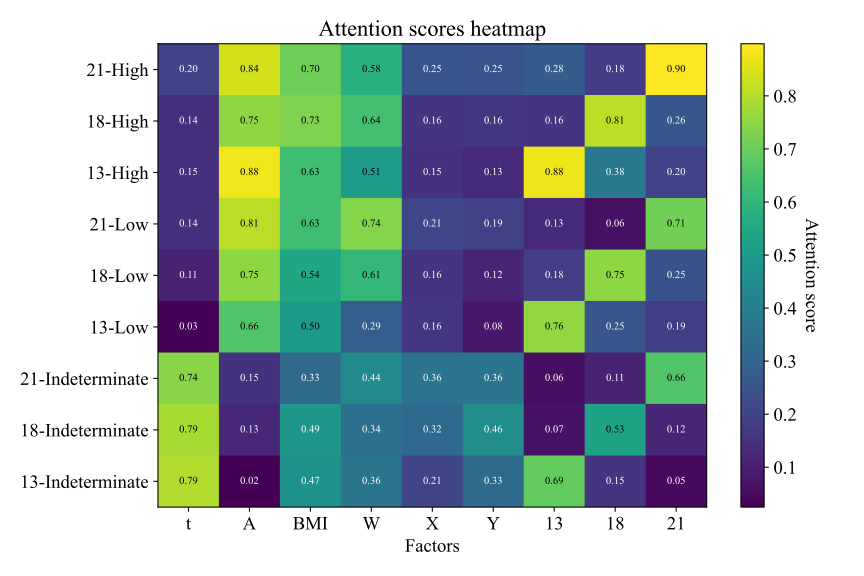

Write Python code to recreate this figure.
import pandas as pd
import matplotlib.pyplot as plt
import seaborn as sns
import numpy as np

# 设置图片清晰度和字体
import matplotlib.font_manager as fm
fm.fontManager.addfont('doc/font/times/times.ttf')
plt.rc('font',family='Times New Roman')
plt.rcParams.update({'font.size': 14})# 统一设置所有字体大小为14
plt.rcParams['figure.dpi'] = 400

x_labels=['t', 'A', 'BMI', 'W', 'X','Y', '13', '18', '21']
y_labels=['21-High', '18-High','13-High', '21-Low', '18-Low', '13-Low', '21-Indeterminate', '18-Indeterminate', '13-Indeterminate']

attn = [[0.200292,  0.838234,   0.704412,   0.57758,    0.251835,   0.249997,   0.28098,    0.179115,   0.898263,],
        [0.142023,  0.752699,   0.728459,   0.63879,    0.158695,   0.161776,   0.161308,   0.810829,   0.260542,],
        [0.146899,  0.878641,   0.63108,    0.50879,    0.148659,   0.12921,    0.876031,   0.378614,   0.201329,],
        [0.1426478, 0.807773,   0.630255,   0.73542,    0.210727,   0.192539,   0.13118,    0.063902,   0.713659,],
        [0.109087,  0.749373,   0.540387,   0.605064,   0.155677,   0.116206,   0.182462,   0.749639,   0.245263,],
        [0.032313,  0.659829,   0.500819,   0.285275,   0.162058,   0.081599,   0.756471,   0.254094,   0.187306,],
        [0.742023,  0.152699,   0.328459,   0.43879,    0.358695,   0.361776,   0.061308,   0.110829,   0.660542,],
        [0.785346,  0.12608,    0.487875,   0.344924,   0.323912,   0.455514,   0.068919,   0.53291,    0.119378,],
        [0.794946,  0.024857,   0.472794,   0.362546,   0.20587,    0.328415,   0.688675,   0.154815,   0.047081,]
        ]
attn = np.array(attn)

fig, ax = plt.subplots(figsize=(9, 6))
im = ax.imshow(attn, aspect='auto', interpolation='nearest', cmap='viridis')

# 设置坐标轴刻度与标签
ax.set_xticks(np.arange(len(x_labels)))
ax.set_yticks(np.arange(len(y_labels)))
ax.set_xticklabels(x_labels)
ax.set_yticklabels(y_labels)

# 旋转 x 标签，便于显示
# plt.setp(ax.get_xticklabels(), rotation=45, ha='right', rotation_mode='anchor')

# 在每个格子里注释数值（保留两位小数）
for i in range(attn.shape[0]):
    for j in range(attn.shape[1]):
        text = ax.text(j, i, f"{attn[i, j]:.2f}",
                       ha="center", va="center", fontsize=8, color="w" if attn[i,j] < 0.5 else "black")

# 添加色条
cbar = ax.figure.colorbar(im, ax=ax)
cbar.ax.set_ylabel('Attention score', rotation=-90, va="bottom")

# 标题与布局调整
ax.set_xlabel('Factors')
ax.set_title('Attention scores heatmap')


# 调整布局并保存
plt.tight_layout()
plt.savefig('./doc/fig.attention.svg')
plt.savefig('./doc/fig.attention.jpg', dpi=400)
plt.show()